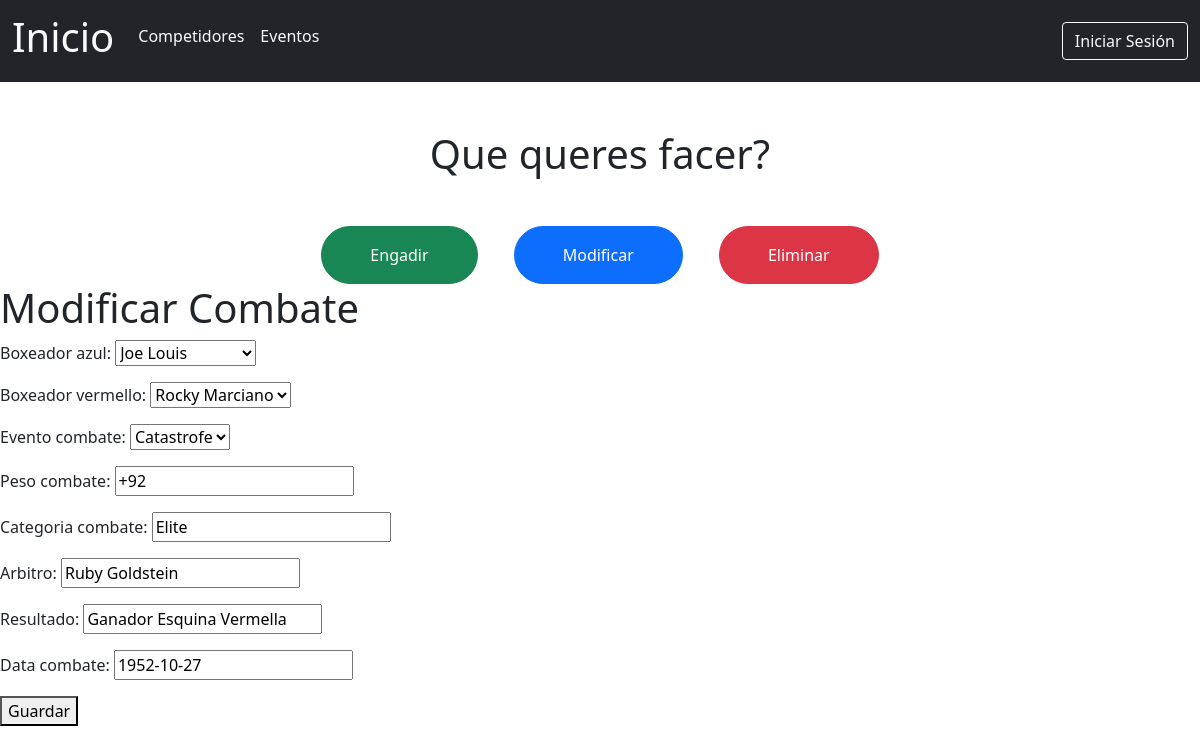
Page /administracion/modificar/combate/1/ on the committed database.
### boxGal/models.py (models this page shows, shortened)
class Combate(models.Model):
    id_combate = models.BigAutoField(auto_created=True, primary_key=True)
    boxeador_azul = models.ForeignKey(Competidor, related_name='combates_azul', on_delete=models.CASCADE)
    boxeador_vermello = models.ForeignKey(Competidor, related_name='combates_vermello', on_delete=models.CASCADE)
    evento_combate = models.ForeignKey(Evento, on_delete=models.CASCADE)
    peso_combate = models.CharField(max_length=255)
    categoria_combate = models.CharField(max_length=255)
    arbitro = models.CharField(max_length=255)
    resultado = models.CharField(max_length=255)
    data_combate = models.DateField()
    likes = models.ManyToManyField(Usuario,related_name='combates_gustados', blank=True)

### boxGal/views.py (the view)
# urls.py: path('administracion/modificar/combate/<int:combate_id>/', views.modificar_combate, name='modificar_combate'),
def modificar_combate(request,combate_id):
  combate = get_object_or_404(Combate, id_combate=combate_id)
  if request.method == 'POST':
    form = CombateForm(request.POST, request.FILES, instance=combate)
    if form.is_valid():
      form.save()
      return redirect('administracion')
  else:
    form = CombateForm(instance=combate)
  return render(request, 'administracion/modificarCombate.html', {'form':form})

### boxGal/forms.py
class CombateForm(forms.ModelForm):
    class Meta:
        model = Combate
        fields = ['boxeador_azul', 'boxeador_vermello', 'evento_combate', 'peso_combate', 'categoria_combate', 'arbitro', 'resultado', 'data_combate']

### boxGal/models.py (called while the page is built)
    def __str__(self):
        return f"{self.nome_competidor} {self.apelidos_competidor} "

    def __str__(self):
        return self.nome_evento

### boxGal/templates/administracion/modificarCombate.html (shortened to what this page needs)
{% extends 'header.html' %}
{% block corpo %}
  <div class="container text-center">
    <h1 class="my-5">Que queres facer?</h1>
    <a href="{% url 'engadir' %}" class="btn p-3 px-5 mx-3 btn-success rounded-pill">Engadir</a>
    <a href="{% url 'modificar' %}" class="btn p-3 px-5 mx-3 btn-primary rounded-pill">Modificar</a>
    <a href="{% url 'eliminar' %}" class="btn p-3 px-5 mx-3 btn-danger rounded-pill">Eliminar</a>
  </div>
  <h1>Modificar Combate</h1>
  <form method="post" enctype="multipart/form-data">
    {{ form.as_p }}
    <button type="submit">Guardar</button>
  </form>
{% endblock %}

### rows in the picture
Combate: boxeador_azul "Joe Louis", boxeador_vermello "Rocky Marciano", evento_combate "Catastrofe", peso_combate "+92", categoria_combate "Elite", arbitro "Ruby Goldstein", resultado "Ganador Esquina Vermella", data_combate "1952-10-27"
